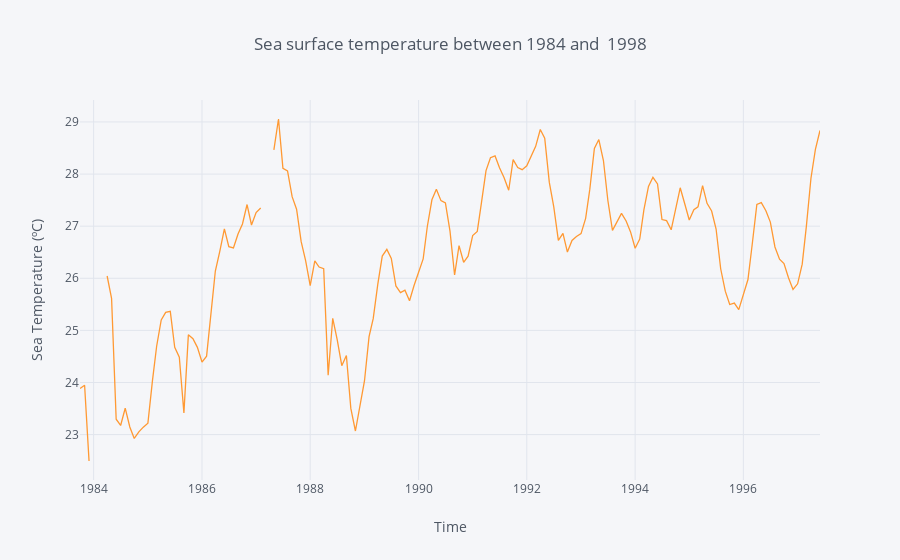

Notebook source saved alongside this figure:
### Markdown cell above
#### Finally, we plot the cleaned and ready-to-analyze data

### Code cell
y_rev.iplot(kind='line', xTitle='Time',
           yTitle='Sea Temperature (ºC)', title='Sea surface temperature between 1984 and  1998')

### Figure 1 — Plotly figure (JSON) as saved in the notebook; plotly's stock layout.template omitted (floating-point values rounded to 4 significant figures; data arrays with more than 128 entries replaced by an {"elided": "..."} marker saying what was removed)
{"data": [{"line": {"color": "rgba(255, 153, 51, 1.0)", "dash": "solid", "shape": "linear", "width": 1.3}, "mode": "lines", "name": "s.s.temp.", "text": "", "type": "scatter", "uid": "9512399a-bbb9-4a4c-9998-64c1826a99e7", "x": {"elided": "165 str values"}, "y": {"elided": "165 mixed values"}}], "layout": {"legend": {"bgcolor": "#F5F6F9", "font": {"color": "#4D5663"}}, "paper_bgcolor": "#F5F6F9", "plot_bgcolor": "#F5F6F9", "title": {"font": {"color": "#4D5663"}, "text": "Sea surface temperature between 1984 and  1998"}, "xaxis": {"gridcolor": "#E1E5ED", "showgrid": true, "tickfont": {"color": "#4D5663"}, "title": {"font": {"color": "#4D5663"}, "text": "Time"}, "zerolinecolor": "#E1E5ED"}, "yaxis": {"gridcolor": "#E1E5ED", "showgrid": true, "tickfont": {"color": "#4D5663"}, "title": {"font": {"color": "#4D5663"}, "text": "Sea Temperature (ºC)"}, "zerolinecolor": "#E1E5ED"}}}
